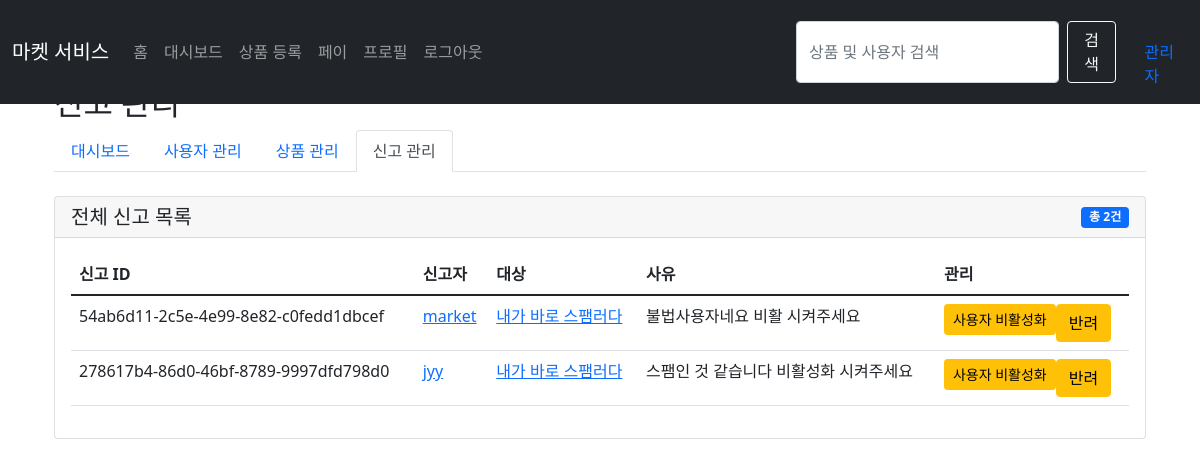
/admin/reports (signed in), run on the app's committed database.
### tables this page shows
CREATE TABLE report (
                id TEXT PRIMARY KEY,
                reporter_id TEXT NOT NULL,
                target_id TEXT NOT NULL,
                reason TEXT NOT NULL
            );

CREATE TABLE user (
                id TEXT PRIMARY KEY,
                username TEXT UNIQUE NOT NULL,
                password TEXT NOT NULL,
                bio TEXT
            , role TEXT DEFAULT 'user', report_count INTEGER DEFAULT 0, is_active INTEGER DEFAULT 1);

### app.py (the view)
@app.route('/admin/reports')
@admin_required
def admin_reports():
    db = get_db()
    cursor = db.cursor()
    cursor.execute("""
        SELECT
            r.*,
            u1.username as reporter_name,
            CASE
                WHEN EXISTS (SELECT 1 FROM user WHERE id = r.target_id) THEN
                    (SELECT username FROM user WHERE id = r.target_id)
                WHEN EXISTS (SELECT 1 FROM product WHERE id = r.target_id) THEN
                    (SELECT title FROM product WHERE id = r.target_id)
                ELSE '알 수 없음'
            END as target_name,
            CASE
                WHEN EXISTS (SELECT 1 FROM user WHERE id = r.target_id) THEN 'user'
                WHEN EXISTS (SELECT 1 FROM product WHERE id = r.target_id) THEN 'product'
                ELSE 'unknown'
            END as target_type
        FROM report r
        JOIN user u1 ON r.reporter_id = u1.id
        ORDER BY r.rowid DESC
    """)
    reports = cursor.fetchall()
    return render_template('admin_reports.html', reports=reports)

### app.py (called while the page is built)
def get_db():
    db = getattr(g, '_database', None)
    if db is None:
        db = g._database = sqlite3.connect(DATABASE)
        db.row_factory = sqlite3.Row
    return db

@app.teardown_appcontext
def close_connection(exception):
    db = getattr(g, '_database', None)
    if db is not None:
        db.close()

def admin_required(f):
    @wraps(f)
    def decorated_function(*args, **kwargs):
        if 'user_id' not in session:
            return redirect(url_for('login'))
        db = get_db()
        cursor = db.cursor()
        cursor.execute("SELECT role FROM user WHERE id = ?", (session['user_id'],))
        user = cursor.fetchone()
        if not user or user['role'] != 'admin':
            flash('관리자 권한이 필요합니다.')
            return redirect(url_for('dashboard'))
        return f(*args, **kwargs)
    return decorated_function

### templates/admin_reports.html (shortened to what this page needs)
{% extends "base.html" %}
{% block content %}
<div class="container mt-4">
    <h2>신고 관리</h2>
    <nav aria-label="관리자 메뉴" class="mb-4">
        <ul class="nav nav-tabs">
            <li class="nav-item">
                <a class="nav-link" href="{{ url_for('admin_dashboard') }}">대시보드</a>
            </li>
            <li class="nav-item">
                <a class="nav-link" href="{{ url_for('admin_users') }}">사용자 관리</a>
            </li>
            <li class="nav-item">
                <a class="nav-link" href="{{ url_for('admin_products') }}">상품 관리</a>
            </li>
            <li class="nav-item">
                <a class="nav-link active" href="{{ url_for('admin_reports') }}">신고 관리</a>
            </li>
        </ul>
    </nav>
    <div class="card mb-4">
        <div class="card-header d-flex justify-content-between align-items-center">
            <h5 class="mb-0">전체 신고 목록</h5>
            <span class="badge bg-primary">총 {{ reports|length }}건</span>
        </div>
        <div class="card-body">
            <div class="table-responsive">
                <table class="table table-hover">
                    <thead>
                        <tr>
                            <th>신고 ID</th>
                            <th>신고자</th>
                            <th>대상</th>
                            <th>사유</th>
                            <th>관리</th>
                        </tr>
                    </thead>
                    <tbody>
                        {% for report in reports %}
                        <tr>
                            <td>{{ report.id }}</td>
                            <td>
                                <a href="{{ url_for('view_user', user_id=report.reporter_id) }}">{{ report.reporter_name }}</a>
                            </td>
                            <td>
                                <a href="{{ url_for('view_user', user_id=report.target_id) }}">{{ report.target_name }}</a>
                            </td>
                            <td>{{ report.reason }}</td>
                            <td>
                                <div class="btn-group" role="group">
                                    <form action="{{ url_for('admin_report_action', report_id=report.id) }}" method="post" class="d-inline">
                                        <button type="submit" name="action" value="process" class="btn btn-sm btn-warning">사용자 비활성화</button>
                                    </form>
                                    <form action="{{ url_for('admin_report_action', report_id=report.id) }}" method="post" style="display:inline;">
                                        <button type="submit" class="btn btn-warning">반려</button>
                                    </form>
                                </div>
                            </td>
                        </tr>
                        {% endfor %}
                    </tbody>
                </table>
            </div>
        </div>
    </div>
</div>
{% endblock %}

### templates/base.html (style rules this page uses)
body { padding-top: 60px; padding-bottom: 40px; }

### data on the page
report: id "54ab6d11-2c5e-4e99-8e82-c0fedd1dbcef", reporter_name "market", target_name "내가 바로 스팸러다", reason "불법사용자네요 비활 시켜주세요"
report: id "278617b4-86d0-46bf-8789-9997dfd798d0", reporter_name "jyy", target_name "내가 바로 스팸러다", reason "스팸인 것 같습니다 비활성화 시켜주세요"

### other printed values
{{ reports|length }} "2"
